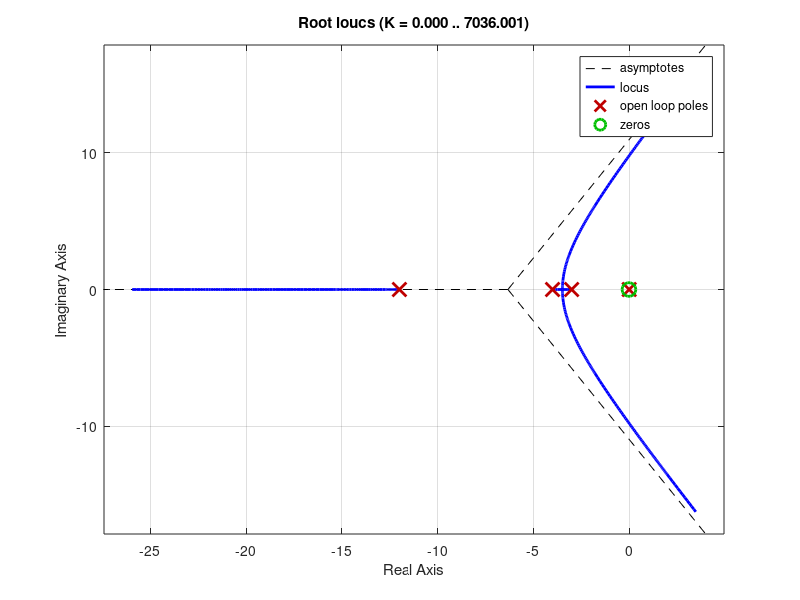

MATLAB code for this plot: (Note: this script raises an error after producing the figure.)
%% Part a and b
G = tf(1, conv([1, 7, 12], [1, 12]));
C = tf([1, 0.01], [1, 0]);
rlocus(C*G);
%ylim([-100, 100]);
sgrid(0.2, [0, 9, 8]);

%% Part c
z_range = [0.001 , 0.01, 0.1, 1, 10];
figure
hold on
for z=z_range
    C = tf([1, z], [1, 0]);
    rlocus(C*G);
end
legend("z = " + string(z_range));